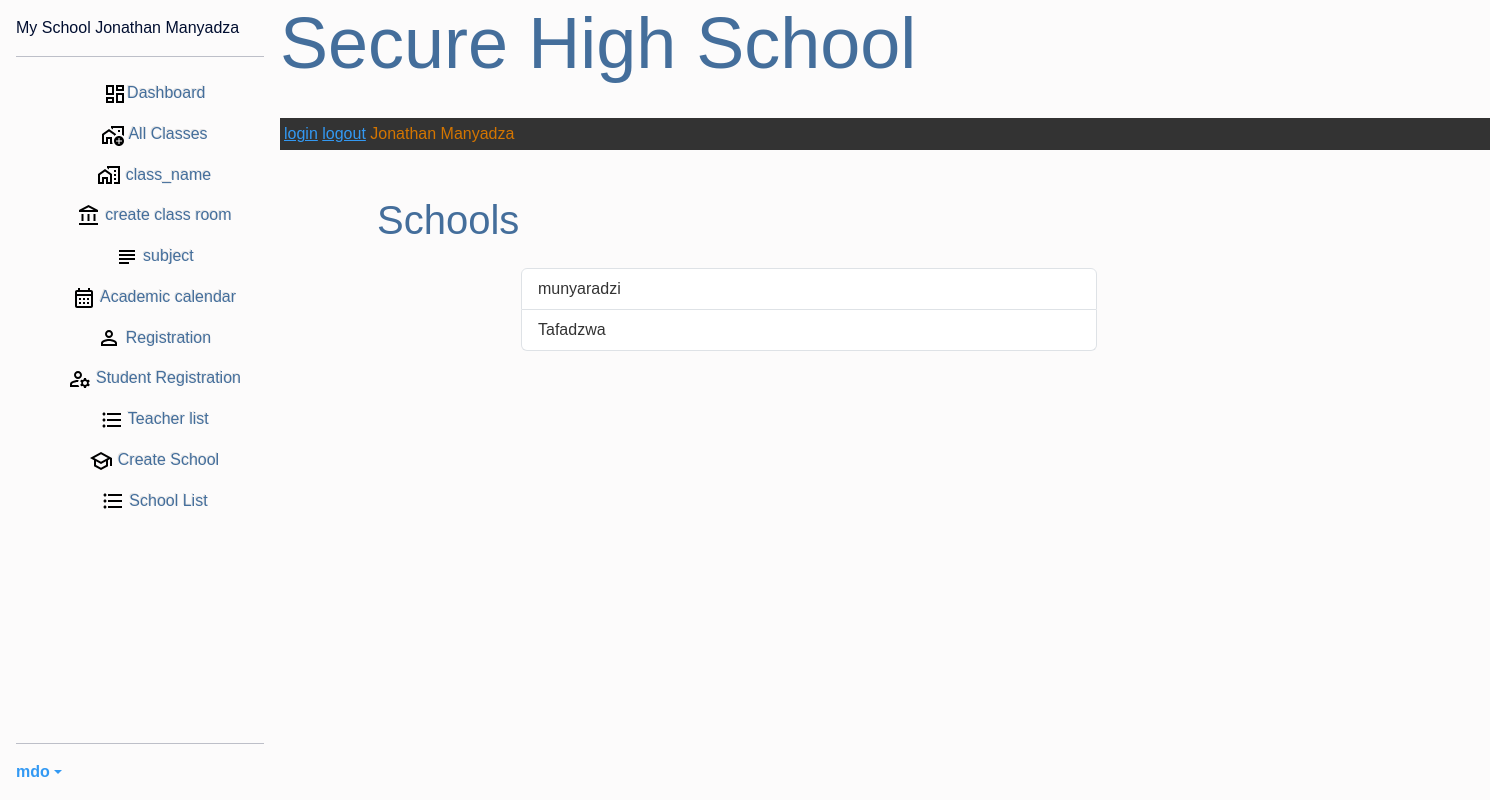
Page /schools/ (signed in) on the committed database.
### customadmin/models.py (models this page shows, shortened)
class CustomUser(AbstractBaseUser, PermissionsMixin):
    USER_TYPE = (
        ('student', 'STUDENT'),
        ('teacher', 'TEACHER'),
        ('school_admin', 'SCHOOL_ADMIN'),
        ('deputy_head', 'DEPUTY_HEAD'),
        ('school_head', 'SCHOOL_HEAD'),
        ('district_admin', 'DISTRICT_ADMIN'),
    )
    POSITION = (
        ('admin', 'ADMIN'),
        ('user', 'USER'),
        ('staff', 'STAFF'),
        ('student', 'STUDENT'),
    )
    email       = models.EmailField(unique=True)
    first_name  = models.CharField(max_length=30)
    last_name   = models.CharField(max_length=30)
    position    = models.CharField(max_length=30, choices=POSITION)
    user_type   = models.CharField(max_length=30, choices=USER_TYPE)
    is_active   = models.BooleanField(default=True)
    is_staff    = models.BooleanField(default=False)
    is_school_superuser = models.BooleanField(default=False)
    objects     = CustomUserManager()
    USERNAME_FIELD = 'email'
    REQUIRED_FIELDS = ['first_name', 'last_name']
    def __str__(self):
        return f'{self.first_name} {self.last_name}'

### district/models.py (models this page shows, shortened)
class District_School_Registration(models.Model):
    school_name   = models.CharField(max_length=255,blank=True, null=True)
    address       = models.TextField(blank=True, null=True)
    phone_number  = models.CharField(max_length=20,blank=True, null=True)
    email         = models.EmailField(blank=True, null=True)

### district/views.py (the view)
# urls.py: path('schools/', views.school_list, name='school_list'),
@login_required
@user_passes_test(lambda u: u.is_superuser or u.user_type == 'district_admin')
def school_list(request):
    schools = District_School_Registration.objects.all()
    return render(request, 'district/school_list.html', {'schools': schools})

### customadmin/templatetags/custom_tags.py (called while the page is built)
@register.simple_tag
def get_dashboard_url(user):
    if user.groups.filter(name='student').exists():
        return reverse('high_level_dashboard')
    elif user.groups.filter(name='staff').exists():
        return reverse('teacher_dashboard')
    elif user.groups.filter(name='school_admin').exists():
        return reverse('school_admin_dashboard')
    elif user.groups.filter(name='deputy_head').exists():
        return reverse('deputy_head_dashboard')
    elif user.groups.filter(name='school_head').exists():
        return reverse('school_head_dashboard')
    else:
        return reverse('default_dashboard')

### templates/district/school_list.html
{% extends "partials/base.html" %}
{% block content %}
  <div class="container mt-5">
    <div class="col-md-8">
    <h1 class="text-primary mb-4">Schools</h1>
    <ul class=" list-group col-md-8 offset-md-2">
      {% for school in schools %}
        <li class="list-group-item">
          <a href="{% url 'school_detail' school.id %}" class="text-decoration-none text-dark">{{ school.school_name }}</a>
        </li>
      {% empty %}
        <li class="list-group-item">No schools have been registered yet.</li>
      {% endfor %}
    </ul>
  </div>
</div>
{% endblock %}

### templates/partials/sidebar.html (shortened to what this page needs)
{% load custom_tags %}
<div class="d-flex flex-column flex-shrink-0 p-3   sidebar fixed" style="width: 280px; height: 100vh;">
   {% if request.user.is_authenticated %}
                {% if schoolprofile %}
                    {% if schoolprofile.school_logo %}
                        <img src="{{ schoolprofile.school_logo.url }}" alt="{{ schoolprofile.school_name }}" class="img-fluid" style="max-height: 250px;">
                    {% else %}
                        {{ schoolprofile.school_name }}
                    {% endif %}
                {% else %}
                    My School
                {% endif %}
            {% else %}
                My School
            {% endif %}
            {{request.user}}
  <hr>
  <ul class="nav nav-pills flex-column mb-auto">
    <li>
      <a href="{% get_dashboard_url user %}" class=" text-primary nav-link btn btn-light">
        <svg class="bi me-2" width="16" height="16"><use xlink:href="#speedometer2"/></svg>
        <svg xmlns="http://www.w3.org/2000/svg" height="24px" viewBox="0 0 24 24" width="24px" fill=""><path d="M0 0h24v24H0V0z" fill="none"/><path d="M19 5v2h-4V5h4M9 5v6H5V5h4m10 8v6h-4v-6h4M9 17v2H5v-2h4M21 3h-8v6h8V3zM11 3H3v10h8V3zm10 8h-8v10h8V11zm-10 4H3v6h8v-6z"/></svg>Dashboard
      </a>
    </li>
    <li>
      <a href="{% url 'all_classes' %}" class=" text-primary nav-link btn btn-light">
        <svg class="bi me-2" width="16" height="16"><use xlink:href="#speedometer2"/></svg>
        All Classes
      </a>
    </li>
    <li>
      <a href="{% url 'class_name'  %}"  class=" text-primary nav-link btn btn-light">
        <svg class="bi me-2" width="16" height="16"><use xlink:href="#speedometer2"/></svg>
        class_name
      </a>
    </li>
    <li>
      <a href="{% url 'create_classroom' %}" class=" text-primary nav-link btn btn-light">
        <svg class="bi me-2" width="16" height="16"><use xlink:href="#speedometer2"/></svg>
        <svg xmlns="http://www.w3.org/2000/svg" height="24px" viewBox="0 0 24 24" width="24px" fill=""><path d="M0 0h24v24H0V0z" fill="none"/><path d="M6.5 10h-2v7h2v-7zm6 0h-2v7h2v-7zm8.5 9H2v2h19v-2zm-2.5-9h-2v7h2v-7zm-7-6.74L16.71 6H6.29l5.21-2.74m0-2.26L2 6v2h19V6l-9.5-5z"/></svg> create class room
      </a>
    </li>
    <li>
      <a href="{% url 'subject' %}"  class=" text-primary nav-link btn btn-light">
        <svg class="bi me-2" width="16" height="16"><use xlink:href="#speedometer2"/></svg>
        <svg xmlns="http://www.w3.org/2000/svg" height="24px" viewBox="0 0 24 24" width="24px" fill=""><path d="M0 0h24v24H0V0z" fill="none"/><path d="M14 17H4v2h10v-2zm6-8H4v2h16V9zM4 15h16v-2H4v2zM4 5v2h16V5H4z"/></svg> subject
      </a>
    </li>
    <li>
      <a href="{% url 'create_academic_calendar'%}" class=" text-primary nav-link btn btn-light">
        <svg class="bi me-2" width="16" height="16"><use xlink:href="#speedometer2"/></svg>
        Academic calendar
      </a>
    </li>
    <li>
      <a href="{% url 'registration'%}" class=" text-primary nav-link btn btn-light">
        <svg class="bi me-2" width="16" height="16"><use xlink:href="#people-circle"/></svg>
        Registration
      </a>
    </li>
    <li>
      <a href="{% url 'student_registration' %}" class=" text-primary nav-link btn btn-light">
        <svg class="bi me-2" width="16" height="16"><use xlink:href="#people-circle"/></svg>
        Student Registration
      </a>
    </li>
    <li>
      <a href="{% url 'teacher_list'%}" class=" text-primary nav-link btn btn-light">
        <svg class="bi me-2" width="16" height="16"><use xlink:href="#people-circle"/></svg>
        Teacher list
      </a>
    </li>
    <li>
      <a href="{% url 'create_school' %}"  class=" text-primary nav-link btn btn-light">
        <svg class="bi me-2" width="16" height="16"><use xlink:href="#people-circle"/></svg>
        <svg xmlns="http://www.w3.org/2000/svg" height="24px" viewBox="0 0 24 24" width="24px" fill=""><path d="M0 0h24v24H0V0z" fill="none"/><path d="M12 3 1 9l4 2.18v6L12 21l7-3.82v-6l2-1.09V17h2V9L12 3zm6.82 6L12 12.72 5.18 9 12 5.28 18.82 9zM17 15.99l-5 2.73-5-2.73v-3.72L12 15l5-2.73v3.72z"/></svg> Create School
      </a>
    </li>
    <li>
      <a href="{% url 'school_list' %}"  class=" text-primary nav-link btn btn-light">
        <svg class="bi me-2" width="16" height="16"><use xlink:href="#people-circle"/></svg>
        School List
      </a>
    </li>
  </ul>
  <hr>
  <div class="dropdown">
    <a href="#" class="d-flex align-items-center  text-decoration-none dropdown-toggle" id="dropdownUser1" data-bs-toggle="dropdown" aria-expanded="false">
      <strong>mdo</strong>
    </a>
  </div>
</div>

### templates/partials/nav.html
<nav class=" position-fixed w-100" style="height: 100px;">
    <h1 class="display-2 text-primary "> Secure High School </h1>
    <br>
    <div class="d-block bg-dark flexend p-1">
        <a href="{%url 'login'%}">login</a>
        <a href="{%url 'logout'%}">logout</a>
        <span class="text-warning">{{request.user}}</span>
     </div>
</nav>

### static/css/academia.css (style rules this page uses)
body { background: rgb(252, 251, 251); color: rgb(1, 14, 48); font-family: sans-serif; font-weight: 400; font-style: normal; }

### static/css/base.css (style rules this page uses)
nav { display: inline-block; }

### rows in the picture
CustomUser: user "Jonathan Manyadza"
District_School_Registration: school_name "munyaradzi"
District_School_Registration: school_name "Tafadzwa"
